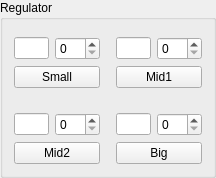
      <widget class="QGroupBox" name="groupBox_6">
       <property name="maximumSize">
        <size>
         <width>260</width>
         <height>16777215</height>
        </size>
       </property>
       <property name="title">
        <string>Regulator</string>
       </property>
       <layout class="QGridLayout" name="gridLayout_20">
        <item row="0" column="0">
         <layout class="QGridLayout" name="gridLayout_21">
          <item row="0" column="0" colspan="2">
           <widget class="QwtThermo" name="ThermoSmall">
            <property name="maximumSize">
             <size>
              <width>60</width>
              <height>16777215</height>
             </size>
            </property>
           </widget>
          </item>
          <item row="1" column="0">
           <widget class="QLineEdit" name="lineEditOpeningSmall">
            <property name="minimumSize">
             <size>
              <width>35</width>
              <height>0</height>
             </size>
            </property>
            <property name="maximumSize">
             <size>
              <width>35</width>
              <height>16777215</height>
             </size>
            </property>
           </widget>
          </item>
          <item row="1" column="1">
           <widget class="QSpinBox" name="spinBoxOpeningSmall">
            <property name="minimumSize">
             <size>
              <width>45</width>
              <height>0</height>
             </size>
            </property>
            <property name="maximumSize">
             <size>
              <width>45</width>
              <height>16777215</height>
             </size>
            </property>
            <property name="maximum">
             <number>100</number>
            </property>
           </widget>
          </item>
          <item row="2" column="0" colspan="2">
           <widget class="QPushButton" name="btnRegulateSmall">
            <property name="minimumSize">
             <size>
              <width>80</width>
              <height>0</height>
             </size>
            </property>
            <property name="maximumSize">
             <size>
              <width>90</width>
              <height>16777215</height>
             </size>
            </property>
            <property name="text">
             <string>Small</string>
            </property>
           </widget>
          </item>
         </layout>
        </item>
        <item row="0" column="1">
         <spacer name="horizontalSpacer_7">
          <property name="orientation">
           <enum>Qt::Horizontal</enum>
          </property>
          <property name="sizeType">
           <enum>QSizePolicy::Fixed</enum>
          </property>
          <property name="sizeHint" stdset="0">
           <size>
            <width>10</width>
            <height>20</height>
           </size>
          </property>
         </spacer>
        </item>
        <item row="0" column="2">
         <layout class="QGridLayout" name="gridLayout_22">
          <item row="0" column="0" colspan="2">
           <widget class="QwtThermo" name="ThermoMid1">
            <property name="maximumSize">
             <size>
              <width>60</width>
              <height>16777215</height>
             </size>
            </property>
           </widget>
          </item>
          <item row="1" column="0">
           <widget class="QLineEdit" name="lineEditOpeningMid1">
            <property name="minimumSize">
             <size>
              <width>35</width>
              <height>0</height>
             </size>
            </property>
            <property name="maximumSize">
             <size>
              <width>35</width>
              <height>16777215</height>
             </size>
            </property>
           </widget>
          </item>
          <item row="1" column="1">
           <widget class="QSpinBox" name="spinBoxOpeningMid1">
            <property name="minimumSize">
             <size>
              <width>45</width>
              <height>0</height>
             </size>
            </property>
            <property name="maximumSize">
             <size>
              <width>45</width>
              <height>16777215</height>
             </size>
            </property>
            <property name="maximum">
             <number>100</number>
            </property>
           </widget>
          </item>
          <item row="2" column="0" colspan="2">
           <widget class="QPushButton" name="btnRegulateMid1">
            <property name="minimumSize">
             <size>
              <width>80</width>
              <height>0</height>
             </size>
            </property>
            <property name="maximumSize">
             <size>
              <width>90</width>
              <height>16777215</height>
             </size>
            </property>
            <property name="text">
             <string>Mid1</string>
            </property>
           </widget>
          </item>
         </layout>
        </item>
        <item row="1" column="0">
         <spacer name="verticalSpacer">
          <property name="orientation">
           <enum>Qt::Vertical</enum>
          </property>
          <property name="sizeType">
           <enum>QSizePolicy::Fixed</enum>
          </property>
          <property name="sizeHint" stdset="0">
           <size>
            <width>20</width>
            <height>13</height>
           </size>
          </property>
         </spacer>
        </item>
        <item row="1" column="2">
         <spacer name="verticalSpacer_2">
          <property name="orientation">
           <enum>Qt::Vertical</enum>
          </property>
          <property name="sizeType">
           <enum>QSizePolicy::Fixed</enum>
          </property>
          <property name="sizeHint" stdset="0">
           <size>
            <width>20</width>
            <height>13</height>
           </size>
          </property>
         </spacer>
        </item>
        <item row="2" column="0">
         <layout class="QGridLayout" name="gridLayout_23">
          <item row="0" column="0" colspan="2">
           <widget class="QwtThermo" name="ThermoMid2">
            <property name="maximumSize">
             <size>
              <width>60</width>
              <height>16777215</height>
             </size>
            </property>
           </widget>
          </item>
          <item row="1" column="0">
           <widget class="QLineEdit" name="lineEditOpeningMid2">
            <property name="minimumSize">
             <size>
              <width>35</width>
              <height>0</height>
             </size>
            </property>
            <property name="maximumSize">
             <size>
              <width>35</width>
              <height>16777215</height>
             </size>
            </property>
           </widget>
          </item>
          <item row="1" column="1">
           <widget class="QSpinBox" name="spinBoxOpeningMid2">
            <property name="minimumSize">
             <size>
              <width>45</width>
              <height>0</height>
             </size>
            </property>
            <property name="maximumSize">
             <size>
              <width>45</width>
              <height>16777215</height>
             </size>
            </property>
            <property name="maximum">
             <number>100</number>
            </property>
           </widget>
          </item>
          <item row="2" column="0" colspan="2">
           <widget class="QPushButton" name="btnRegulateMid2">
            <property name="minimumSize">
             <size>
              <width>80</width>
              <height>0</height>
             </size>
            </property>
            <property name="maximumSize">
             <size>
              <width>90</width>
              <height>16777215</height>
             </size>
            </property>
            <property name="text">
             <string>Mid2</string>
            </property>
           </widget>
          </item>
         </layout>
        </item>
        <item row="2" column="1">
         <spacer name="horizontalSpacer_8">
          <property name="orientation">
           <enum>Qt::Horizontal</enum>
          </property>
          <property name="sizeType">
           <enum>QSizePolicy::Fixed</enum>
          </property>
          <property name="sizeHint" stdset="0">
           <size>
            <width>10</width>
            <height>20</height>
           </size>
          </property>
         </spacer>
        </item>
        <item row="2" column="2">
         <layout class="QGridLayout" name="gridLayout_24">
          <item row="0" column="0" colspan="2">
           <widget class="QwtThermo" name="ThermoBig">
            <property name="maximumSize">
             <size>
              <width>60</width>
              <height>16777215</height>
             </size>
            </property>
           </widget>
          </item>
          <item row="1" column="0">
           <widget class="QLineEdit" name="lineEditOpeningBig">
            <property name="minimumSize">
             <size>
              <width>35</width>
              <height>0</height>
             </size>
            </property>
            <property name="maximumSize">
             <size>
              <width>35</width>
              <height>16777215</height>
             </size>
            </property>
           </widget>
          </item>
          <item row="1" column="1">
           <widget class="QSpinBox" name="spinBoxOpeningBig">
            <property name="minimumSize">
             <size>
              <width>45</width>
              <height>0</height>
             </size>
            </property>
            <property name="maximumSize">
             <size>
              <width>45</width>
              <height>16777215</height>
             </size>
            </property>
            <property name="maximum">
             <number>100</number>
            </property>
           </widget>
          </item>
          <item row="2" column="0" colspan="2">
           <widget class="QPushButton" name="btnRegulateBig">
            <property name="minimumSize">
             <size>
              <width>80</width>
              <height>0</height>
             </size>
            </property>
            <property name="maximumSize">
             <size>
              <width>90</width>
              <height>16777215</height>
             </size>
            </property>
            <property name="text">
             <string>Big</string>
            </property>
           </widget>
          </item>
         </layout>
        </item>
       </layout>
      </widget>
